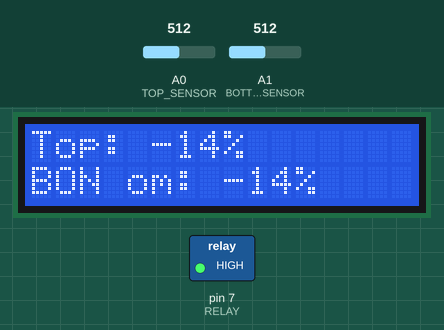
A sketch run on a simulated Arduino Uno, built with avr-gcc and run on an emulated ATmega328P. Parts: 16×2 character LCD, switched loads named in the sketch (green lamp = pin HIGH). Inputs (shaded band) come from the test bench; at power-on: A0 (TOP_SENSOR) = 512, A1 (BOTTOM_SENSOR) = 512.

Above: at 1.2 s.
1.3 s: A0 (TOP_SENSOR) set to 339
At 2.6 s:
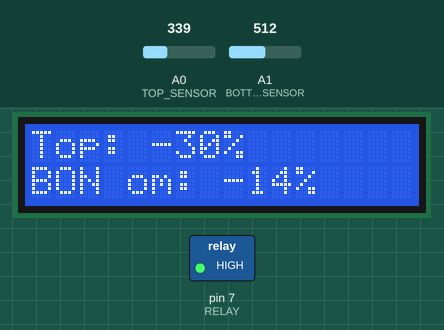
4.0 s: A0 (TOP_SENSOR) set to 316
At 5.3 s:
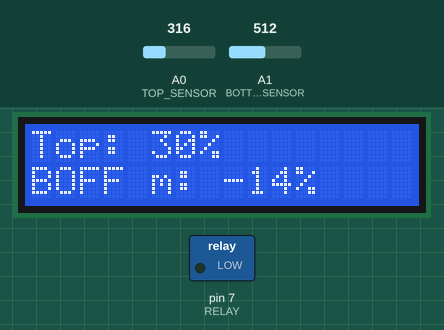
6.7 s: A1 (BOTTOM_SENSOR) set to 716
At 9.2 s:
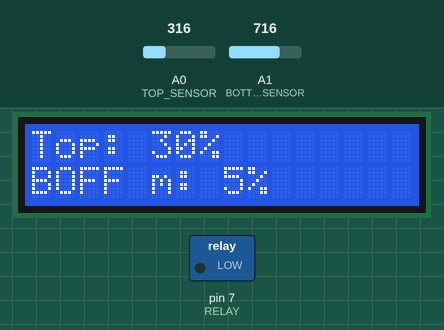
9.7 s: A0 (TOP_SENSOR) set to 217
At 10.6 s:
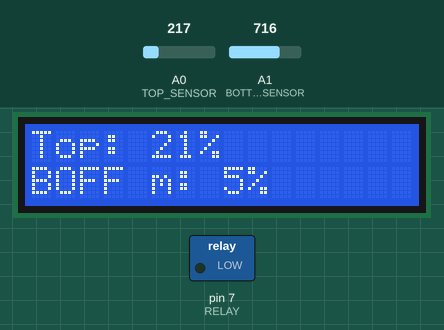
12.4 s: A0 (TOP_SENSOR) set to 189
At 15.5 s:
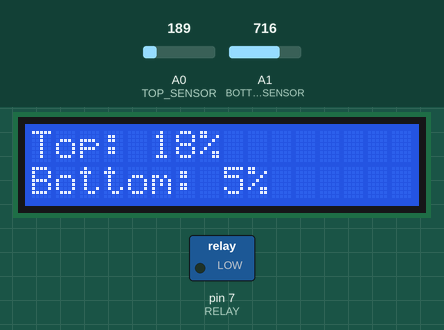
15.8 s: A1 (BOTTOM_SENSOR) set to 900
At 16.8 s:
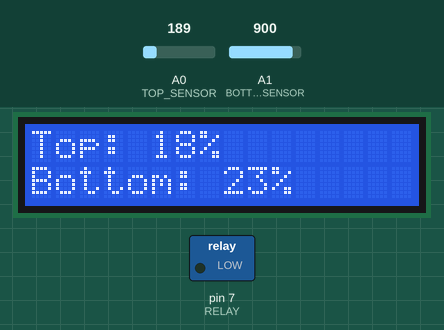
Timing chart, 0 to 18.8 s (numbered marks = the images above; inputs shaded):
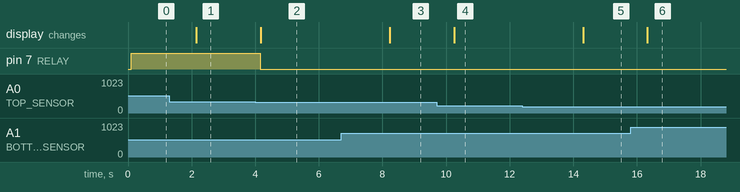

Measured:
- the behaviour switches between 328 and 327 on A0 (TOP_SENSOR) (found by bisection; images 1 and 2)
- the behaviour switches between 205 and 204 on A0 (TOP_SENSOR) (found by bisection; images 4 and 5)
- after the input at 1.3 s, the display: changes after 0.84 s (image 1)
- after the input at 4.0 s, pin 7 (RELAY): HIGH → LOW after 0.16 s; the display: changes after 0.17 s (image 2)
- after the input at 6.7 s, the display: changes after 1.5 s (image 3)
- after the input at 9.7 s, the display: changes after 0.55 s (image 4)
- after the input at 12.4 s, the display: changes after 1.9 s (image 5)
- after the input at 15.8 s, the display: changes after 0.53 s (image 6)

The sketch:

MOTOR.ino
```cpp
#include <Wire.h>
#include <Adafruit_LiquidCrystal.h>

#define TOP_SENSOR A0  // Top soil sensor (tank full detection)
#define BOTTOM_SENSOR A1 // Bottom soil sensor (tank empty detection)
#define RELAY 7         // Relay controlling the motor

#define TOP_THRESHOLD 20   // Upper limit (water full)
#define BOTTOM_THRESHOLD 1 // Lower limit (water empty)

Adafruit_LiquidCrystal lcd(0); // Adafruit I2C LCD at address 0x27

void setup() {
    pinMode(RELAY, OUTPUT);
    digitalWrite(RELAY, LOW); // Initially keep motor OFF

    lcd.begin(16, 2);
    lcd.setBacklight(1);
    lcd.setCursor(0, 0);
    lcd.print("Water Tank Ctrl");
}

void loop() {
    int topSensorValue = analogRead(TOP_SENSOR) * 100 / 1023; // Convert to percentage
    int bottomSensorValue = analogRead(BOTTOM_SENSOR) * 100 / 1023;

    lcd.clear();
    lcd.setCursor(0, 0);
    lcd.print("Top: "); lcd.print(topSensorValue); lcd.print("% ");
    lcd.setCursor(0, 1);
    lcd.print("Bottom: "); lcd.print(bottomSensorValue); lcd.print("% ");

    if (topSensorValue >= TOP_THRESHOLD) {
        digitalWrite(RELAY, LOW); // Turn OFF motor
        lcd.setCursor(1, 1);
        lcd.print("OFF ");
    }
    else if (bottomSensorValue <= BOTTOM_THRESHOLD) {
        digitalWrite(RELAY, HIGH); // Turn ON motor
        lcd.setCursor(1, 1);
        lcd.print("ON ");
    }

    delay(2000); // Wait 2 seconds before next check
}
```
